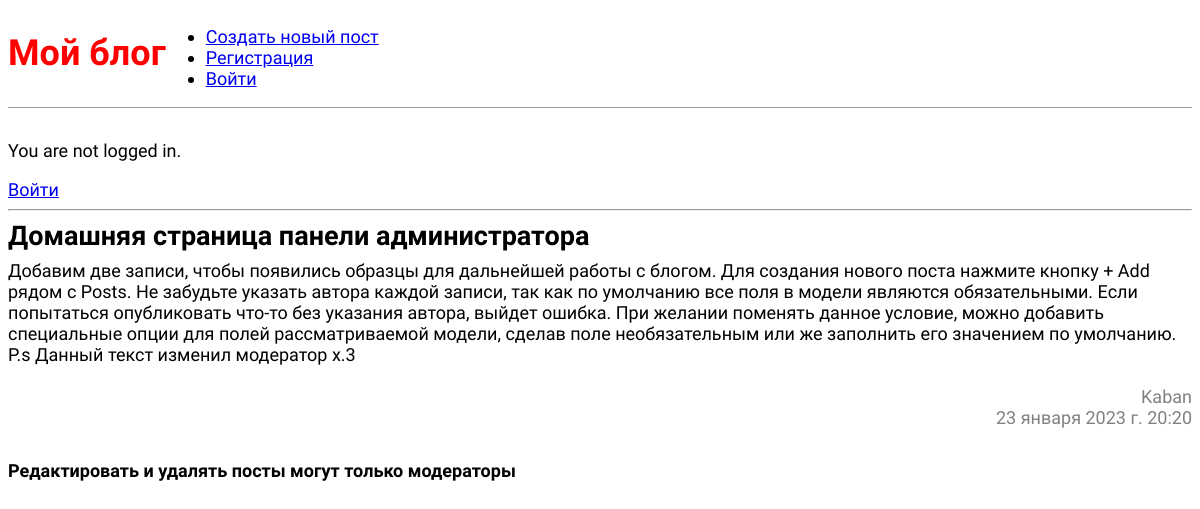
The app's page /post/1/ with its own data.
### blog/models.py (models this page shows, shortened)
class Post(models.Model):
    title = models.CharField(max_length=200)  # Строковое поле, для строк малого и большого размера.
    author = models.ForeignKey(
        'auth.User',
        on_delete=models.CASCADE,  # Если удалиться пользователь, то и его статьи удаляться(каскадное отношение)
    )
    body = models.TextField()  # Большое текстовое поле
    time_create = models.DateTimeField(default=datetime.datetime.now())

### blog/views.py (the view)
# urls.py: path("post/<int:pk>/", BlogDetailView.as_view(), name='post_detail'),
class BlogDetailView(DetailView):
    model = Post
    template_name = 'post_detail.html'

### templates/post_detail.html
{% extends 'base.html' %}
{% block content %}
  <div class="post-entry">
    <h2>{{ object.title }}</h2>
    <p>{{ object.body }}</p>
    <br>
    <p class="date">{{ object.author }}</p>
    <p class="date">{{ object.time_create }}</p>
  </div>
  {% if user.id == 1 %}
  <a href='{% url 'post_edit' post.pk %}'>Редактировать</a>
  <a style="color: red;" href="{% url 'post_delete' post.pk %}">Удалить</a>
  <p>{{ user.group.name }}</p>
  {% else %}
  <b>Редактировать и удалять посты могут только модераторы</b>
  {% endif %}
{% endblock content %}

### static/css/base.css (style rules this page uses)
body { font-family: 'Source Sans Pro', sans-serif; font-size: 18px; }
.post-entry { margin-bottom: 2rem; }
.post-entry h2 { margin: 0.5rem 0; }
.post-entry p { margin: 0; font-weight: 400; }
.date { color: grey; text-align: right; }

### records on screen
Post: title "Домашняя страница панели администратора", body "Добавим две записи, чтобы появились образцы для дальнейшей работы с блогом. Для создания нового поста нажмите кнопку + Add рядом с Posts. Не забудьте указать автора каждой записи, так как по умолчанию все поля в модели являются обязательными. Если попытаться опубликовать что-то без указания автора, выйдет ошибка. При желании поменять данное условие, можно добавить специальные опции для полей рассматриваемой модели, сделав поле необязательным или же заполнить его значением по умолчанию. P.s Данный текст изменил модератор x.3", author "Kaban", time_create "23 января 2023 г. 20:20"
